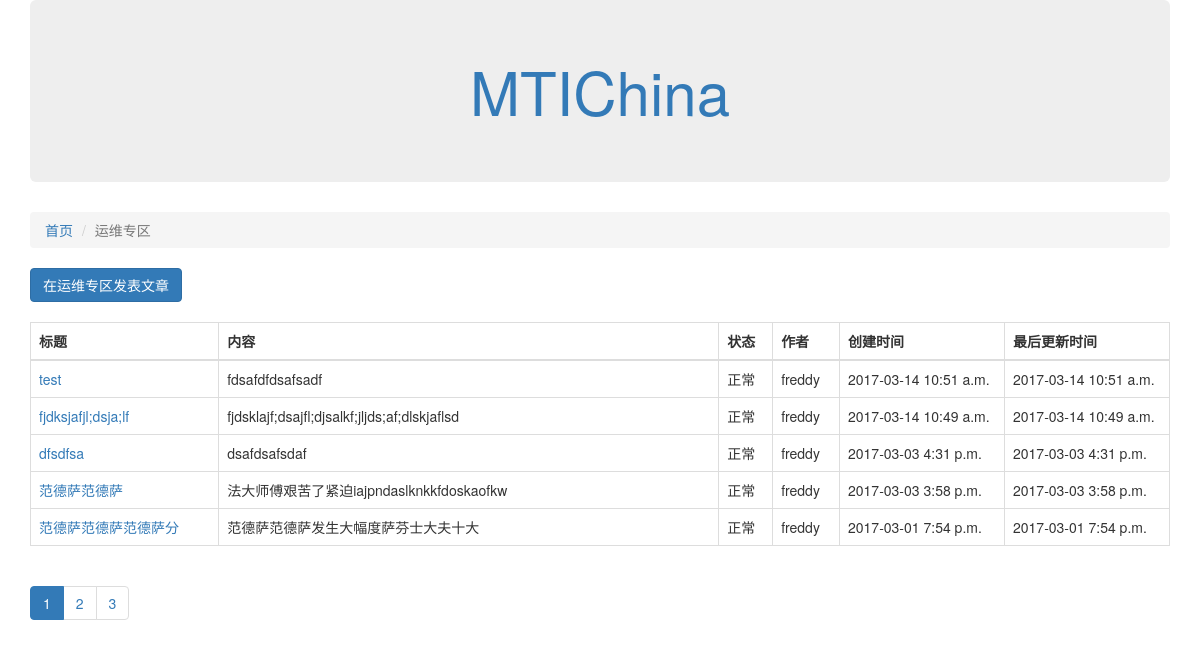
/article/list/3, run on the app's committed database.
### block/models.py (models this page shows, shortened)
class Block(models.Model):
    name = models.CharField("版块名称",max_length=100)
    descp = models.CharField("版块描述",max_length=100)
    admin = models.CharField("版块管理员名称",max_length=100)
    status = models.IntegerField("状态",choices=((0,"正常"),(-1,"删除")))
    class Meta:
        verbose_name = "版块"
        verbose_name_plural = "版块（列表）"

### article/models.py (models this page shows, shortened)
class Article(models.Model):
    owner = models.ForeignKey(User,verbose_name="作者")
    block = models.ForeignKey(Block,verbose_name="文章ID")
    title = models.CharField("文章标题", max_length=100)
    content = models.CharField("文章内容", max_length=10000)
    status = models.IntegerField("状态",
                                 choices=((0,"正常"),(-1,"删除"))
                                 )
    author = models.CharField("Sevens", max_length=100)
    create_timestamp = models.DateTimeField("文章创建时间", auto_now_add=True)
    last_update_timestamp = models.DateTimeField("文章更新时刻", auto_now=True)
    class Meta:
        verbose_name = "文章"
        verbose_name_plural = "文章（列表）"

### article/views.py (the view)
# urls.py: url(r'^list/(?P<block_id>\d+)', article_list),
def article_list(request, block_id):
    block_id = int(block_id)
    block = Block.objects.get(id=block_id)
    page_no = int(request.GET.get("page_no", "1"))  # 获取参数
    all_articles = Article.objects.filter(block=block, status=0).order_by("-id")  # 全量数据
    page_articles, pagination_data = paginate_queryset(all_articles, page_no)
    return render(request, "article_list.html",
                  {"articles": page_articles, "b": block,
                   "pagination_data": pagination_data})

### article/templates/article_list.html
{% extends "base.html" %}
{% block content %}
<div class="col-xs-12 col-md-12">
    <ol class="breadcrumb">
        <li><a href="/">首页</a></li>
        <li class="active">{{b.name}}</li>
    </ol>
</div>
<div class="col-xs-12 col-md-4">
    <button type="button" class="btn btn-primary"><a href="/article/create/{{b.id}}"><font
            color="white">在{{b.name}}发表文章</font></a></button>
    <br/>
    <br/>
</div>
<div class="col-xs-12 col-xs-12">
    <table class="table table-bordered">
        <thead>
        <tr>
            <th>标题</th>
            <th>内容</th>
            <th>状态</th>
            <th>作者</th>
            <th>创建时间</th>
            <th>最后更新时间</th>
        </tr>
        </thead>
        <tbody>
        {% for article_detail in articles %}
        <tr>
            <td><a href="/article/detail/{{article_detail.id}}">{{article_detail.title}}</a></td>
            <td style="width:500px">{{article_detail.content}}</td>
            <td>{{article_detail.get_status_display}}</td>
            <td>{{article_detail.owner}}</td>
            <td style="width:165px">{{article_detail.create_timestamp|date:"Y-m-d P"}}</td>
            <td style="width:165px">{{article_detail.last_update_timestamp|date:"Y-m-d P"}}</td>
        </tr>
        {% endfor %}
        </tbody>
    </table>
</div>
<br/>
<br/>
<br/>
{% include "pagination.html" %}
{% endblock %}

### data on the page
Block: name "运维专区"
Article: title "test", content "fdsafdfdsafsadf", status "正常", owner "freddy", create_timestamp "2017-03-14 10:51 a.m.", last_update_timestamp "2017-03-14 10:51 a.m."
Article: title "fjdksjafjl;dsja;lf", content "fjdsklajf;dsajfl;djsalkf;jljds;af;dlskjaflsd", status "正常", owner "freddy", create_timestamp "2017-03-14 10:49 a.m.", last_update_timestamp "2017-03-14 10:49 a.m."
Article: title "dfsdfsa", content "dsafdsafsdaf", status "正常", owner "freddy", create_timestamp "2017-03-03 4:31 p.m.", last_update_timestamp "2017-03-03 4:31 p.m."
Article: title "范德萨范德萨", content "法大师傅艰苦了紧迫iajpndaslknkkfdoskaofkw", status "正常", owner "freddy", create_timestamp "2017-03-03 3:58 p.m.", last_update_timestamp "2017-03-03 3:58 p.m."
Article: title "范德萨范德萨范德萨分", content "范德萨范德萨发生大幅度萨芬士大夫十大", status "正常", owner "freddy", create_timestamp "2017-03-01 7:54 p.m.", last_update_timestamp "2017-03-01 7:54 p.m."

### other printed values
{{ current__page }} "1"
{{ current__page }} "2" "3"
